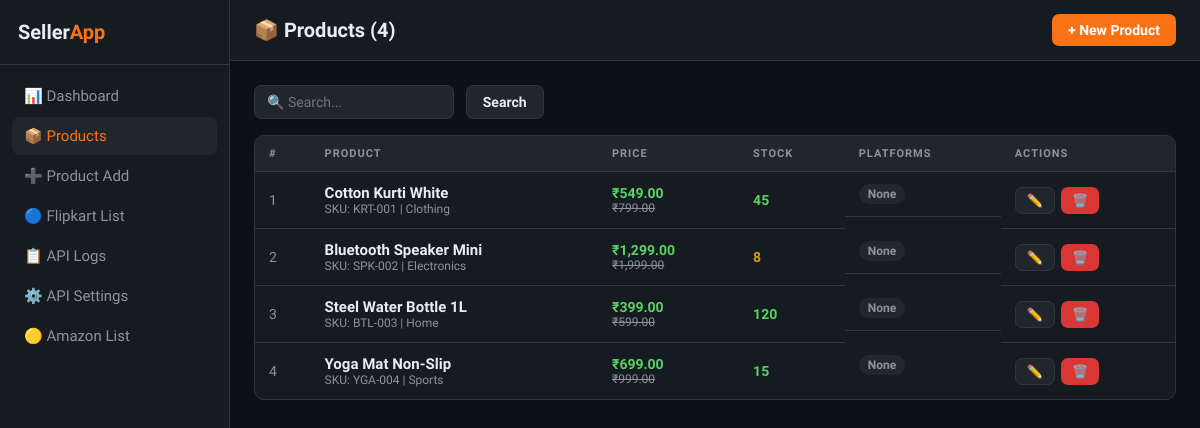
/products.php, run on the app's committed database.
### tables this page shows
CREATE TABLE IF NOT EXISTS products (
    id          INT AUTO_INCREMENT PRIMARY KEY,
    name        VARCHAR(255) NOT NULL,
    sku         VARCHAR(100) UNIQUE,
    price       DECIMAL(10,2) NOT NULL,
    mrp         DECIMAL(10,2),
    stock       INT NOT NULL DEFAULT 0,
    category    VARCHAR(100) DEFAULT 'Other',
    description TEXT,
    image_url   VARCHAR(500),
    on_amazon      TINYINT(1) DEFAULT 0,
    on_flipkart    TINYINT(1) DEFAULT 0,
    amazon_status  VARCHAR(50) DEFAULT 'not_listed',
    flipkart_status VARCHAR(50) DEFAULT 'not_listed',
    amazon_listing_id  VARCHAR(100),
    flipkart_listing_id VARCHAR(100),
    created_at  TIMESTAMP DEFAULT CURRENT_TIMESTAMP,
    updated_at  TIMESTAMP DEFAULT CURRENT_TIMESTAMP ON UPDATE CURRENT_TIMESTAMP
);

### products.php (the view, shortened to what this page needs)
<?php
require_once 'config/db.php';
$search = '';
$where  = '';
$result = mysqli_query($conn, "SELECT * FROM products $where ORDER BY created_at DESC");
$count  = mysqli_num_rows($result);
?>
<!DOCTYPE html>
<html lang="en">
<head>
    <link rel="stylesheet" href="style.css">
</head>
<body>
<div class="wrapper">
    <?php include 'includes/sidebar.php'; ?>
    <div class="main">
        <div class="topbar">
            <h1>📦 Products (<?= $count ?>)</h1>
            <a href="add_product.php" class="btn btn-primary">+ New Product</a>
        </div>
        <div class="content">
            <form method="GET" style="margin-bottom:16px">
                <input type="text" name="search" class="search-input" placeholder="🔍 Search..." value="<?= htmlspecialchars($search) ?>">
                <button type="submit" class="btn btn-secondary" style="margin-left:8px">Search</button>
            </form>
            <div class="table-card">
                <table>
                    <thead>
                        <tr><th>#</th><th>Product</th><th>Price</th><th>Stock</th><th>Platforms</th><th>Actions</th></tr>
                    </thead>
                    <tbody>
                    <?php if($count>0): $i=1; while($p=mysqli_fetch_assoc($result)): ?>
                    <tr>
                        <td style="color:var(--muted)"><?= $i++ ?></td>
                        <td>
                            <div class="product-name"><?= htmlspecialchars($p['name']) ?></div>
                            <div class="product-sku">SKU: <?= htmlspecialchars($p['sku']) ?> | <?= $p['category'] ?></div>
                        </td>
                        <td>
                            <div class="price">₹<?= number_format($p['price'],2) ?></div>
                            <?php if($p['mrp']>$p['price']): ?><div class="price-mrp">₹<?= number_format($p['mrp'],2) ?></div><?php endif; ?>
                        </td>
                        <td><span class="<?= $p['stock']>10?'stock-ok':($p['stock']>0?'stock-low':'stock-out') ?>"><?= $p['stock']>0?$p['stock']:'❌ 0' ?></span></td>
                        <td class="gap-8">
                            <?php if(!$p['on_amazon']&&!$p['on_flipkart']): ?><span class="badge badge-muted">None</span><?php endif; ?>
                        </td>
                        <td>
                            <div class="actions">
                                <a href="add_product.php?id=<?= $p['id'] ?>" class="btn btn-secondary btn-sm">✏️</a>
                                <a href="delete_product.php?id=<?= $p['id'] ?>" class="btn btn-danger btn-sm"
                                   onclick="return confirm('Do you want to delete?')">🗑️</a>
                            </div>
                        </td>
                    </tr>
                    <?php endwhile; endif; ?>
                    </tbody>
                </table>
            </div>
        </div>
    </div>
</div>
</body>
</html>

### style.css (style rules this page uses)
:root { --bg: #0d1117; --surface: #161b22; --surface2: #21262d; --border: #30363d; --accent: #f97316; --amazon: #ff9900; --flipkart: #2874f0; --success: #2ea043; --danger: #da3633; --warning: #d29922; --text: #e6edf3; --muted: #8b949e; --sidebar-w: 230px; }
* { margin:0; padding:0; box-sizing:border-box; }
body { font-family:'Rajdhani',sans-serif; background:var(--bg); color:var(--text); font-size:15px; }
.wrapper { display:flex; min-height:100vh; }
.main { margin-left:var(--sidebar-w); flex:1; }
.topbar { padding:14px 24px; background:var(--surface); border-bottom:1px solid var(--border); display:flex; align-items:center; justify-content:space-between; position:sticky; top:0; z-index:50; }
.topbar h1 { font-size:20px; font-weight:700; }
.content { padding:24px; }
.btn { display:inline-flex; align-items:center; gap:7px; padding:8px 16px; border:none; border-radius:7px; font-family:inherit; font-size:14px; font-weight:600; cursor:pointer; text-decoration:none; transition:all .2s; }
.btn-primary { background:var(--accent); color:white; }
.btn-secondary { background:var(--surface2); color:var(--text); border:1px solid var(--border); }
.btn-danger { background:var(--danger); color:white; }
.btn-sm { padding:5px 11px; font-size:13px; }
.table-card { background:var(--surface); border:1px solid var(--border); border-radius:10px; overflow:hidden; }
table { width:100%; border-collapse:collapse; }
th { padding:11px 14px; text-align:left; font-size:11px; font-weight:700; text-transform:uppercase; letter-spacing:1px; color:var(--muted); background:var(--surface2); border-bottom:1px solid var(--border); }
td { padding:12px 14px; border-bottom:1px solid var(--border); font-size:14px; vertical-align:middle; }
tr:last-child td { border-bottom:none; }
.product-name { font-weight:600; font-size:15px; }
.product-sku { font-size:12px; color:var(--muted); }
.badge { display:inline-flex; align-items:center; gap:4px; padding:3px 9px; border-radius:20px; font-size:12px; font-weight:600; }
.badge-muted { background:rgba(139,148,158,.1); color:var(--muted); }
.price { font-weight:700; color:#56d364; }
.price-mrp { font-size:12px; color:var(--muted); text-decoration:line-through; }
.stock-ok { color:#56d364; font-weight:600; }
.stock-low { color:var(--warning); font-weight:600; }
.actions { display:flex; gap:6px; }
.search-input { padding:8px 12px; background:var(--surface2); border:1px solid var(--border); border-radius:7px; color:var(--text); font-family:inherit; font-size:14px; outline:none; width:200px; }
.gap-8 { display:flex; gap:8px; flex-wrap:wrap; }

### data on the page
products: name "Cotton Kurti White", sku "KRT-001", category "Clothing", price "549.00", mrp "799.00", stock "45", on_amazon "None"
products: name "Bluetooth Speaker Mini", sku "SPK-002", category "Electronics", price "1,299.00", mrp "1,999.00", stock "8", on_amazon "None"
products: name "Steel Water Bottle 1L", sku "BTL-003", category "Home", price "399.00", mrp "599.00", stock "120", on_amazon "None"
products: name "Yoga Mat Non-Slip", sku "YGA-004", category "Sports", price "699.00", mrp "999.00", stock "15", on_amazon "None"

### other printed values
$count "4"
